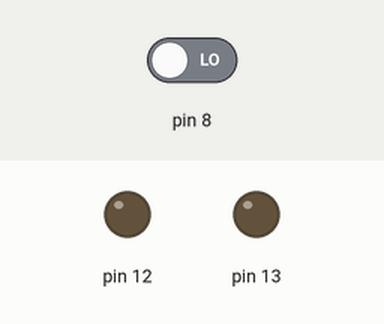
Recording of a sketch running on a simulated Arduino Uno, built with avr-gcc and run on an emulated ATmega328P. Parts: output pins drawn as LEDs (lit = HIGH). The inputs (shaded band) are chosen by the test bench; at power-on: pin 8 LOW.

Above: at 1.2 s.
1.3 s: pin 8 driven HIGH
At 2.1 s:
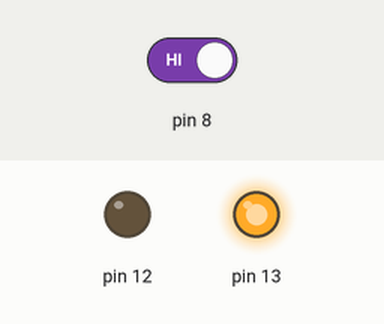
At 3.1 s:
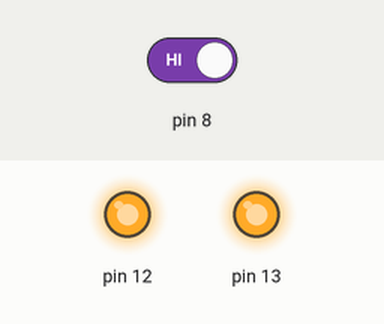
4.3 s: pin 8 driven LOW
At 4.8 s:
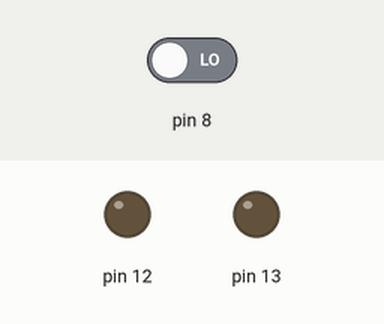
Timing chart, 0 to 7.3 s (numbered marks = the images above; inputs shaded):
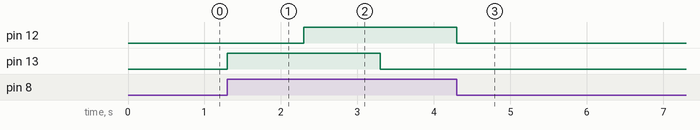

Measured:
- after the input at 1.3 s, pin 12: LOW → HIGH after 1.0 s; pin 13: LOW → HIGH at once, → LOW 2.0 s later
- after the input at 4.3 s, pin 12: goes on until 4.3 s, then stays LOW; pin 13: stops changing and stays LOW

The sketch:

botten_LED_2_delay2.ino
```cpp
// 버튼을 눌렀을때 차례대로 불이 켜지고 꺼지게 하는 프로그램
void setup() {
  // put your setup code here, to run once:
  pinMode(13,OUTPUT);
  pinMode(12,OUTPUT);
  pinMode(8,INPUT);
}

void loop() {
  // put your main code here, to run repeatedly:
  int value = digitalRead(8);// 8핀으로 입력받는 값을 저장한다.
  if(value == HIGH){
    digitalWrite(13,HIGH);// 8핀이 눌리면 5V 전기가 들어온다.
    delay(1000);
    digitalWrite(12,HIGH);
    delay(1000);
    digitalWrite(13,LOW);
    delay(1000);
    digitalWrite(12,LOW);
    delay(1000);
  } else{
    digitalWrite(13,LOW);
    digitalWrite(12,LOW);
  }
}
```
